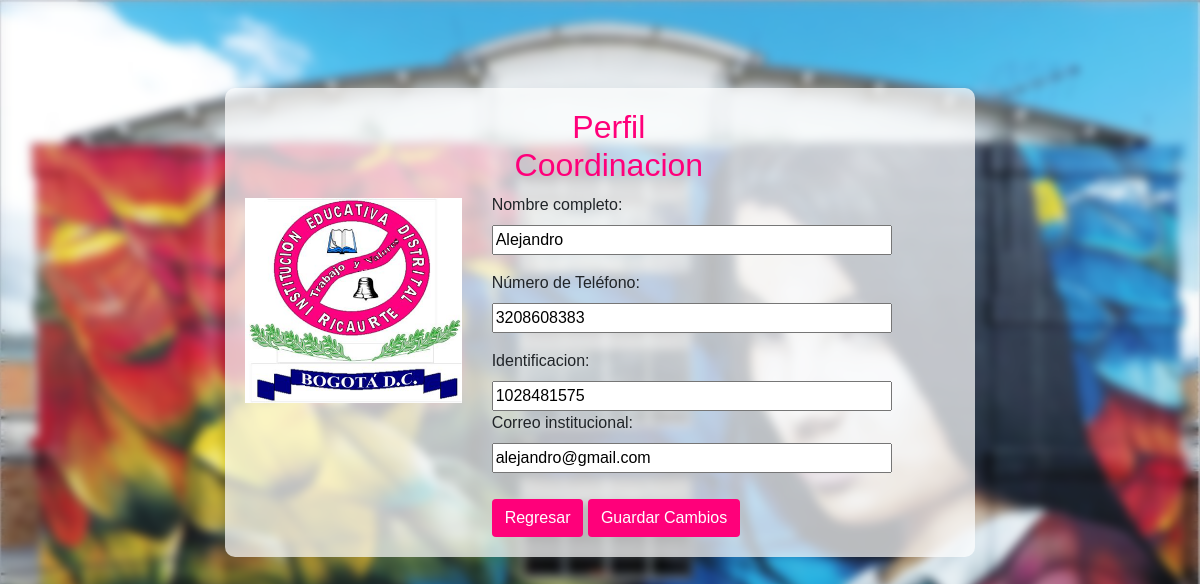
The app's page /vista/perfil.php?Identificacion=1028481575 with its own data.
### tables this page shows
CREATE TABLE `asignacion_rol` (
  `nombre_rol` varchar(30) DEFAULT NULL,
  `id_documento` int(11) DEFAULT NULL
);

CREATE TABLE `registropersona` (
  `id_documento` int(11) NOT NULL,
  `nombre_usuario` varchar(60) DEFAULT NULL,
  `telefono` varchar(15) DEFAULT NULL
);

CREATE TABLE `seguridad` (
  `id_documento` int(15) DEFAULT NULL,
  `correo_instituicional` varchar(70) DEFAULT NULL,
  `contrasena` varchar(33) DEFAULT NULL
);

### vista/perfil.php (the view, shortened to what this page needs)
<?php
$Conexion=Conectarse();
$Documento= $_REQUEST['Identificacion'];
$sql = "SELECT nombre_rol FROM asignacion_rol where id_documento = '$Documento'";
$sql1 = "SELECT * FROM registropersona where id_documento = '$Documento'";
$sql2 = "SELECT correo_instituicional from seguridad where id_documento = '$Documento'";
$resultado = $Conexion->query($sql);
$resultado1 = $Conexion->query($sql1);
$resultado2 = $Conexion->query($sql2);
$perfilUsuario = $resultado1->fetch_object();
$correoUsuario = $resultado2->fetch_object();
$rol = $resultado->fetch_object();
?>
<!DOCTYPE html>
<html lang="en">
<head>
  <link rel="stylesheet" href="https://maxcdn.bootstrapcdn.com/bootstrap/4.5.2/css/bootstrap.min.css">
  <link rel="stylesheet" href="CSS/perfil.css">
</head>
<body>
  <div class="container mt-5">
  <div class="row">
  <div class="col-md-4">
  <div class="profile-header text-center">
    <img id="profileImage" src="Logo.png" alt="Foto de perfil" style="margin-top:90px" class="img-fluid">
  </div>
</div>
  <div class="col-md-8">
  <div class="profile-details">
          <h2 style="margin-right:229px">Perfil <?php  echo  $rol->nombre_rol;?></h2>
    <form id="FormActualizar" name="FormAc" method="post" action="../controlador/actualizarPerfil.php">
  <div class="form-group">
    <label for="fullname">Nombre completo:</label>
    <input name="fullname" type="text" id="fullname" name="fullname" value="<?php echo $perfilUsuario->nombre_usuario ?>" size="40" />
  </div>
  <div class="form-group">
    <label for="phone">Número de Teléfono:</label>
    <input name="phone" type="text" id="phone" name="phone" value="<?php echo $perfilUsuario->telefono ?>" size="40" />
  </div>
  <label for="Identificacion">Identificacion:</label>
  <input name="Identificacion" type="text" id="Identificacion" name="Identificacion" value="<?php echo $perfilUsuario->id_documento ?>" readonly size="40" />
  <label for="correo">Correo institucional:</label>
  <input name="correo" type="text" id="correo" name="correo" value="<?php echo $correoUsuario->correo_instituicional ?>" readonly size="40" />
  <p>
  <div>
  <?php if ($rol->nombre_rol == "Profesor") {
      ?><a href="gestionar_asistencia_profesor22.php?Identificacion=<?php echo $Documento ?>" class="btn btn-custom" id="cancelarBtn">Regresar</a><?php
        }elseif ($rol->nombre_rol == "Coordinacion"){
          ?><a href="gestionar_reportes.php?Identificacion=<?php echo $Documento ?>" class="btn btn-custom" id="cancelarBtn">Regresar</a><?php
        }elseif ($rol->nombre_rol == "Secretaria") {
          ?><a href="elegir_subir_archivos.php?Identificacion=<?php echo $Documento ?>" class="btn btn-custom" id="cancelarBtn">Regresar</a><?php
        }else {
          ?><a href="gestionar_asistencia_estudiante21.php?Documento=<?php echo $Documento ?>" class="btn btn-custom" id="cancelarBtn">Regresar</a><?php
        }
  ?>
  <button type="submit" class="btn btn-custom" id="saveButton" name="saveButton">Guardar Cambios</button>
      </div>
</form>
</div>
</div>
</div>
</div>
</body>
</html>

### vista/CSS/perfil.css (style rules this page uses)
body { font-family: "Arial", Arial, Helvetica, sans-serif; margin: 0; padding: 40px; box-sizing: border-box; background-image: url('Portada.jpg'); background-size: 100% 100%; background-repeat: no-repeat; background-attachment: fixed; animation: fadeIn 1s ease-in-out; }
.container { background-color: rgba(255, 255, 255, 0.7); margin: auto; margin-top: 50px; margin-bottom: 50px; padding: 20px; border-radius: 10px; width: 750px; }
h1, h2, h3 { color: #FF007A; text-align: center; animation: fadeInUp 1s ease-in-out; }
body::before { content: ""; position: fixed; top: 0; left: 0; width: 100%; height: 100%; background-image: url('Portada.jpg'); background-size: 100% 100%; background-repeat: no-repeat; background-attachment: fixed; filter: blur(5px); z-index: -1; animation: fadeIn 1s ease-in-out; }
.btn-custom { background-color: #FF007A; color: #fff; text-align: center; margin-top: 10px; animation: fadeIn 1s ease-in-out; }

### records on screen
asignacion_rol: nombre_rol "Coordinacion"
registropersona: fullname "Alejandro", phone "3208608383", Identificacion "1028481575"
seguridad: correo "alejandro@gmail.com"
